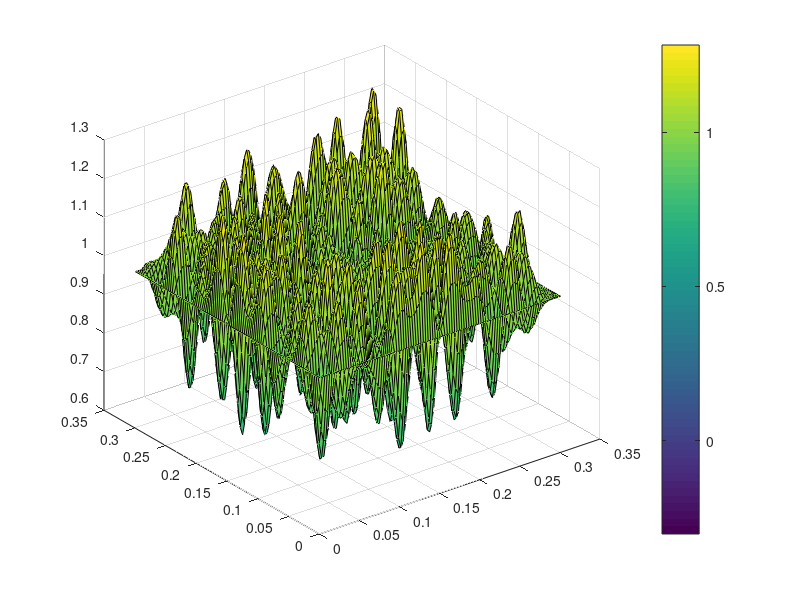

Reproduce this figure in MATLAB.
%frequency and wavelenght grid
f0 = 10^10;
GridDiv = 10;
GridX = 101;
GridY = GridX;
T0=1/f0;

%free space constants
e0 = 8.54*10^-12;
u0 = 4*pi*10^-7;
c0 = 3*10^8;
L0 = c0/f0;

Px=zeros(1,GridX);
Py=zeros(1,GridY);


for i= 1:GridX
    Px(1,i)=i;
    
end

for i= 1:GridY
    Py(1,i)=i;
    
end

x=Px.*(L0/GridDiv);
y=Py.*(L0/GridDiv);

%increments

dx=L0/GridDiv;
dy=L0/GridDiv;
dt=5*10^-12;       %anything lower than 7.071*10^-12 to be stable
tmax=dt;        %simulation time


%field initialiatons
Ez = zeros(length(x),length(y)); 
Hx = zeros(length(x),length(y)-1); 
Hy = zeros(length(x)-1,length(y));

mu = zeros(length(x),length(y));
me = zeros(length(x),length(y));
sigma = zeros(length(x),length(y));


%source
source_location = [50, 50];
fs = 10^10;
w = 2*pi*fs;


runTimes=0; 

%cylider
radius=L0;
c_x=50*dx+3*L0;
c_y=50*dy;
c_er=3.2;
c_mu=1;
c_sigma=1.2; 


for i=1:GridX
    for j=1:GridY
        if sqrt((i*dx-c_x)^2 + (j*dy-c_y)^2) <= radius
            mu(i,j)=c_mu*u0;
            me(i,j)=c_er*e0;
            sigma(i,j)=c_sigma;
        else
            mu(i,j)=u0;
            me(i,j)=e0;
            sigma(i,j)=0;
        end
    end
end

 
for t = 0:dt:12*T0
 
    % Update electric field

    Ez(2:end-1,2:end-1)= ((me(2:end-1, 2:end-1) -sigma(2:end-1, 2:end-1).*(dt/2))./(me(2:end-1, 2:end-1) +sigma(2:end-1, 2:end-1).*(dt/2))).*Ez(2:end-1,2:end-1) +...
        (dt./(me(2:end-1 ,2:end-1)+sigma(2:end-1, 2:end-1).*(dt/2))).*((Hy(2:end,2:end-1) - Hy(1:end-1,2:end-1))./dx - (Hx(2:end-1,2:end) - Hx(2:end-1,1:end-1))./dy);
    
   
    if (t>=0) && (t<=10*T0)
    Ez(source_location(1),source_location(2))=sin(w*t);
    end


  % Update magnetic fields
    Hx(2:end-1,:) = Hx(2:end-1,:) - (dt/(u0*dy)).*(Ez(2:end-1,2:end) - Ez(2:end-1,1:end-1));
    Hy(:,2:end-1) = Hy(:,2:end-1) + (dt/(u0*dx)).*(Ez(2:end,2:end-1) - Ez(1:end-1,2:end-1));

    


    
    
    
    
    


%     Hx
%     Hy
%     Ez


    %     figure(1)
%     surf(x,y,Ez);
%     title('Ez');
%     zlim([-1,1]);
%     xlabel('x/λ');
%     ylabel('y/λ');
%     zlabel('z');

    % Visualize fields at every time step
    surf(x,y,Ez'+1)
    hold on
    imagesc(x,y,Ez'+1)
    hold off

    xlabel('x (m)');
    ylabel('y (m)');
    
    title(sprintf('Time: %0.1e s , Ez',t));
    pause(0.0001)
    runTimes=runTimes+1
end

    surf(x,y,Ez'+1)
    hold on
    imagesc(x,y,Ez')
    colorbar;

















